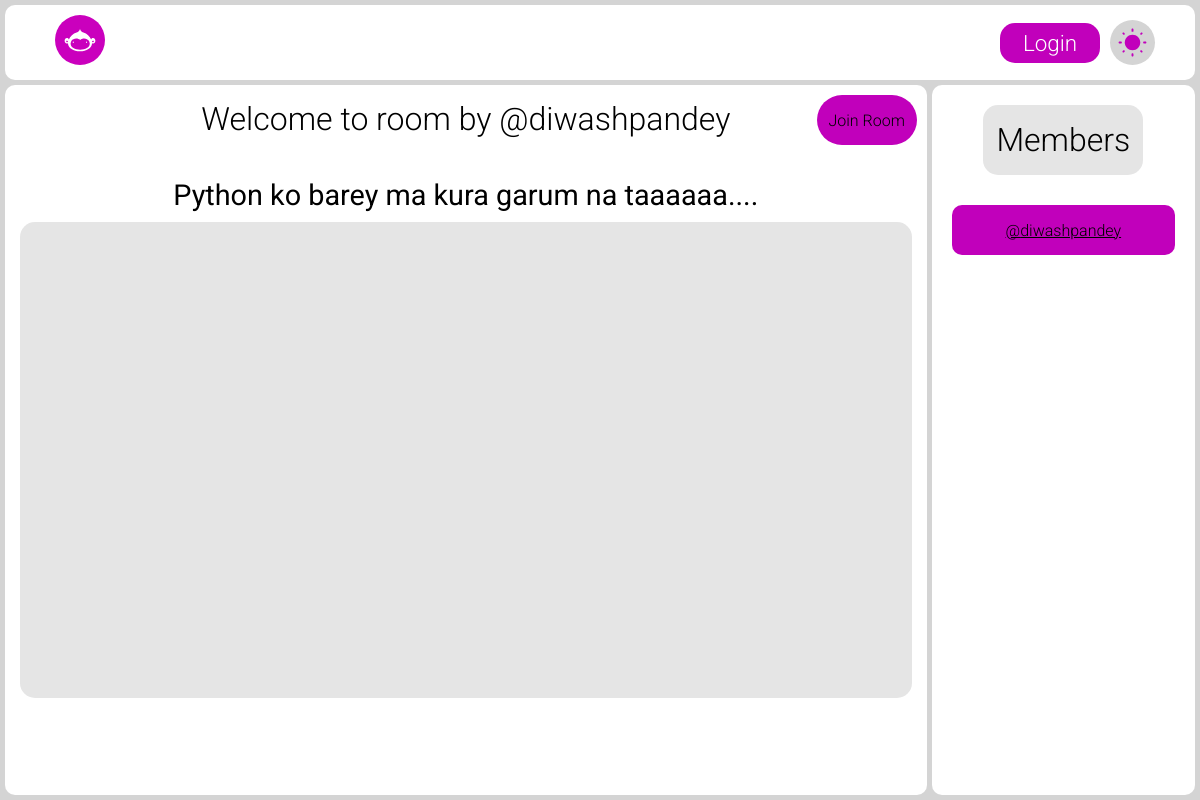
The page /room/3/ on the database as committed earlier.
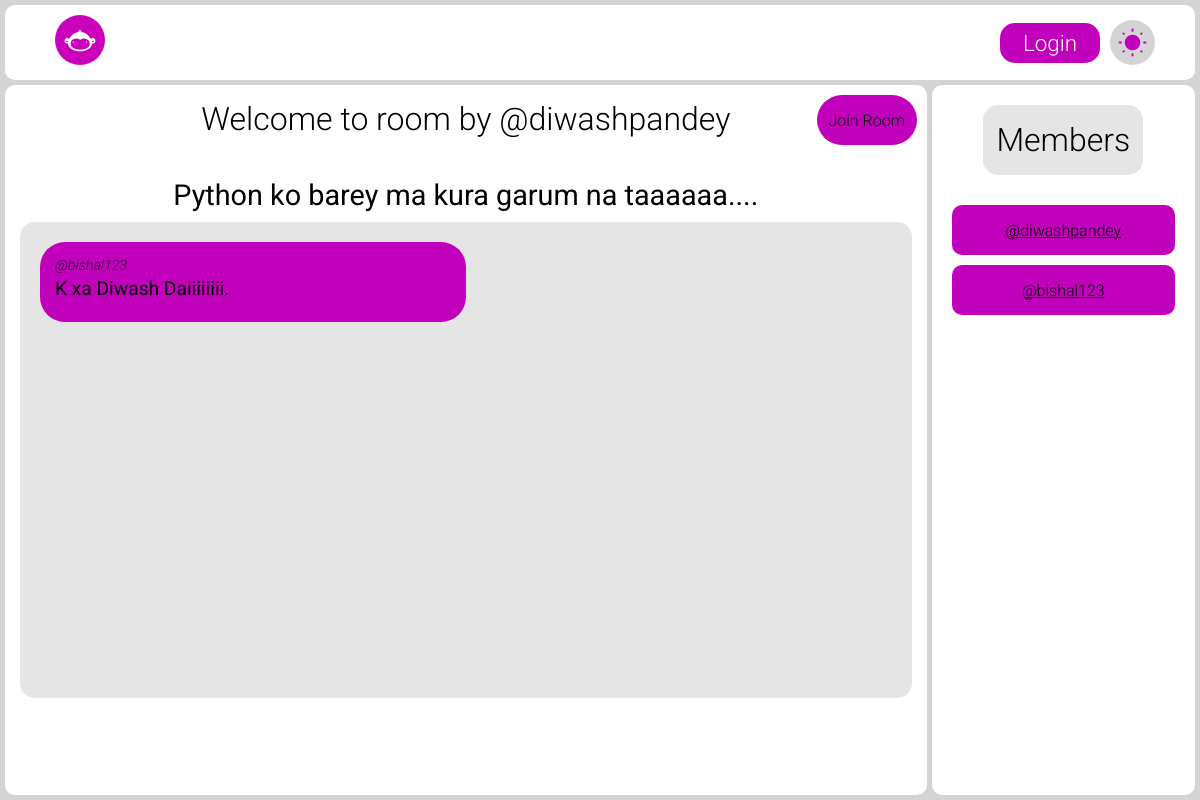
The same page on the database as committed later.
### accounts/models.py (models this page shows, shortened)
class UserAccount(AbstractUser):
    full_name = models.CharField(max_length=100, blank=True, null=True)
    profile_pic = models.ImageField(upload_to="profile_photo/", default="default_profile_photo.jpg")
    location = models.CharField(max_length = 256, blank=True)
    age = models.IntegerField(blank=True,  null=True)
    bio = models.TextField(blank=True, null=True)
    following = models.ManyToManyField('self', blank=True, related_name="followers", symmetrical=False)

### rooms/models.py (models this page shows, shortened)
class Message(models.Model):
    room = models.ForeignKey('Room', on_delete=models.CASCADE)
    user = models.ForeignKey(User, on_delete=models.SET_NULL, null=True)
    message = models.TextField()

### rooms/views.py (the view)
# urls.py: path('<int:pk>/', views.getroompage, name='roompage'),
def getroompage(request, pk):
    key = int(pk)
    if request.method == 'POST':
        message = request.POST.get('message')
        room = Room.objects.get(id=key)
        Message.objects.create(room = room, user = request.user, message = message)
    room = Room.objects.get(id=key)
    room_members = room.members.all()
    messages = Message.objects.filter(room__id = key)
    is_member = False
    if request.user in room_members:
        is_member = True
    return render(request, "rooms/room.html", {'messages': messages, 'room' : room, 'room_members': room_members, "is_member": is_member})

### rooms/templates/rooms/room.html (shortened to what this page needs)
{% extends 'base.html' %}
{% load static %}
{% block stylesheet %}
<link rel="stylesheet" href="{% static 'css/room.css' %}" />
{% endblock %}
{% block content %}
{% include "header.html" %}
<main>
  <div class="main_container">
    <h2>Welcome to room by @{{ room.host.username }}</h2>
    <h2 class="room_title">{{ room.discription }}</h2>
    {% if not is_member %}
    <a href="{% url 'joinroom' pk=room.id%}" class="join_button center">Join Room</a>
    {% endif %}
    <div class="chat_box">
      <ul class="chats">
        {% for i in messages %}
        <li>
          <a href="{% url 'profilepage' %}?profile={{ i.user.username }}">@{{ i.user.username }}</a>
          <p>{{ i.message }}</p>
        </li>
        {% endfor %}
      </ul>
    </div>
  </div>
  <div class="members_container">
    <h2 class="center">Members</h2>
    <ul class="members_list">
      {% for member in room_members %}
      <li class="center"><a href="{% url 'profilepage' %}?profile={{ member.username }}">@{{ member.username }}</a></li>
      {% endfor %}
    </ul>
  </div>
</main>
{% endblock %}

Rows that differ between the two databases and show on the page:
added Message: user.username "bishal123", message "K xa Diwash Daiiiiiiii."
added UserAccount: username "bishal123"
